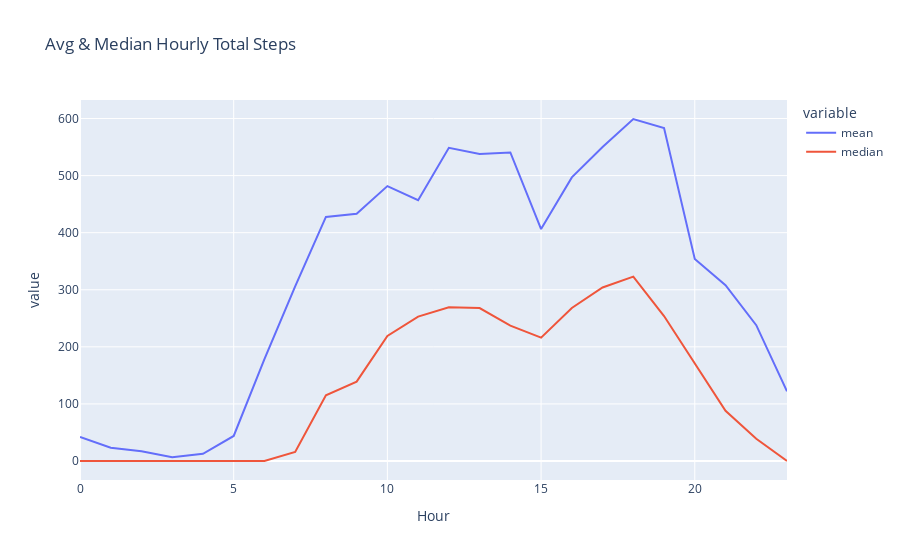

The notebook cell saved with this chart:
### Code cell
hourly_steps = hourly_merged.groupby('Hour').agg(mean=('StepTotal', np.mean), median=('StepTotal', np.median)).reset_index()
hourly_steps = pd.melt(hourly_steps, id_vars='Hour', value_vars=['mean', 'median'])
px.line(hourly_steps, x='Hour', y='value', title='Avg & Median Hourly Total Steps', color='variable').show()

hourly_steps_day_median = hourly_merged.groupby(['weektype', 'Hour']).agg( median=('StepTotal', np.median)).reset_index()
hourly_steps_day_median = pd.melt(hourly_steps_day_median, id_vars=['weektype', 'Hour'], value_vars=['median'])
px.line(hourly_steps_day_median, x='Hour', y='value', title='Median Hourly Total Steps by Week Type', color='weektype').show()

hourly_steps_day_mean = hourly_merged.groupby(['weektype', 'Hour']).agg( mean=('StepTotal', np.mean)).reset_index()
hourly_steps_day_mean = pd.melt(hourly_steps_day_mean, id_vars=['weektype', 'Hour'], value_vars=['mean'])
px.line(hourly_steps_day_mean, x='Hour', y='value', title='Avg Hourly Total Steps by Week Type', color='weektype').show()

### Figure 1 — Plotly figure (JSON) as saved in the notebook; plotly's stock layout.template omitted (floating-point values rounded to 4 significant figures)
{"data": [{"hovertemplate": "variable=mean<br>Hour=%{x}<br>value=%{y}<extra></extra>", "legendgroup": "mean", "line": {"color": "#636efa", "dash": "solid"}, "marker": {"symbol": "circle"}, "mode": "lines", "name": "mean", "orientation": "v", "showlegend": true, "type": "scatter", "x": [0, 1, 2, 3, 4, 5, 6, 7, 8, 9, 10, 11, 12, 13, 14, 15, 16, 17, 18, 19, 20, 21, 22, 23], "xaxis": "x", "y": [42.19, 23.1, 17.11, 6.427, 12.7, 43.87, 178.5, 306.0, 427.5, 433.3, 481.7, 456.9, 548.6, 537.7, 540.5, 406.3, 496.8, 550.2, 599.2, 583.4, 353.9, 308.1, 238.0, 122.1], "yaxis": "y"}, {"hovertemplate": "variable=median<br>Hour=%{x}<br>value=%{y}<extra></extra>", "legendgroup": "median", "line": {"color": "#EF553B", "dash": "solid"}, "marker": {"symbol": "circle"}, "mode": "lines", "name": "median", "orientation": "v", "showlegend": true, "type": "scatter", "x": [0, 1, 2, 3, 4, 5, 6, 7, 8, 9, 10, 11, 12, 13, 14, 15, 16, 17, 18, 19, 20, 21, 22, 23], "xaxis": "x", "y": [0, 0, 0, 0, 0, 0, 0, 16, 115, 139, 219, 253, 269.5, 268, 237, 216, 268, 304, 323, 254, 170.5, 88, 39, 0], "yaxis": "y"}], "layout": {"legend": {"title": {"text": "variable"}, "tracegroupgap": 0}, "title": {"text": "Avg & Median Hourly Total Steps"}, "xaxis": {"anchor": "y", "domain": [0, 1], "title": {"text": "Hour"}}, "yaxis": {"anchor": "x", "domain": [0, 1], "title": {"text": "value"}}}}
